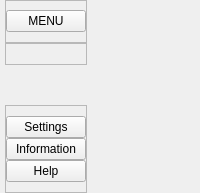
     <widget class="QWidget" name="leftMenuContainer" native="true">
      <layout class="QVBoxLayout" name="verticalLayout">
       <property name="spacing">
        <number>0</number>
       </property>
       <property name="leftMargin">
        <number>0</number>
       </property>
       <property name="topMargin">
        <number>0</number>
       </property>
       <property name="rightMargin">
        <number>0</number>
       </property>
       <property name="bottomMargin">
        <number>0</number>
       </property>
       <item alignment="Qt::AlignLeft">
        <widget class="QWidget" name="leftMenuSubContainer" native="true">
         <layout class="QVBoxLayout" name="verticalLayout_2">
          <property name="spacing">
           <number>0</number>
          </property>
          <property name="leftMargin">
           <number>5</number>
          </property>
          <property name="topMargin">
           <number>0</number>
          </property>
          <property name="rightMargin">
           <number>0</number>
          </property>
          <property name="bottomMargin">
           <number>0</number>
          </property>
          <item alignment="Qt::AlignTop">
           <widget class="QFrame" name="frame">
            <property name="frameShape">
             <enum>QFrame::StyledPanel</enum>
            </property>
            <property name="frameShadow">
             <enum>QFrame::Raised</enum>
            </property>
            <layout class="QHBoxLayout" name="horizontalLayout_2">
             <property name="spacing">
              <number>0</number>
             </property>
             <property name="leftMargin">
              <number>0</number>
             </property>
             <property name="topMargin">
              <number>9</number>
             </property>
             <property name="rightMargin">
              <number>0</number>
             </property>
             <property name="bottomMargin">
              <number>10</number>
             </property>
             <item>
              <widget class="QPushButton" name="leftMenuBtn_UiBtnType">
               <property name="toolTip">
                <string>Menu</string>
               </property>
               <property name="text">
                <string>MENU</string>
               </property>
               <property name="icon">
                <iconset resource="../Modern_UI_Start/resources.qrc">
                 <normaloff>:/whiteicons/icons/light/align-justify.svg</normaloff>:/whiteicons/icons/light/align-justify.svg</iconset>
               </property>
               <property name="iconSize">
                <size>
                 <width>24</width>
                 <height>24</height>
                </size>
               </property>
               <property name="checkable">
                <bool>false</bool>
               </property>
              </widget>
             </item>
            </layout>
           </widget>
          </item>
          <item alignment="Qt::AlignTop">
           <widget class="QFrame" name="frame_2">
            <property name="sizePolicy">
             <sizepolicy hsizetype="Preferred" vsizetype="Preferred">
              <horstretch>0</horstretch>
              <verstretch>0</verstretch>
             </sizepolicy>
            </property>
            <property name="frameShape">
             <enum>QFrame::StyledPanel</enum>
            </property>
            <property name="frameShadow">
             <enum>QFrame::Raised</enum>
            </property>
            <layout class="QVBoxLayout" name="verticalLayout_3">
             <property name="spacing">
              <number>0</number>
             </property>
             <property name="leftMargin">
              <number>0</number>
             </property>
             <property name="topMargin">
              <number>10</number>
             </property>
             <property name="rightMargin">
              <number>0</number>
             </property>
             <property name="bottomMargin">
              <number>10</number>
             </property>
            </layout>
           </widget>
          </item>
          <item>
           <spacer name="verticalSpacer">
            <property name="orientation">
             <enum>Qt::Vertical</enum>
            </property>
            <property name="sizeHint" stdset="0">
             <size>
              <width>20</width>
              <height>40</height>
             </size>
            </property>
           </spacer>
          </item>
          <item alignment="Qt::AlignBottom">
           <widget class="QFrame" name="frame_3">
            <property name="frameShape">
             <enum>QFrame::StyledPanel</enum>
            </property>
            <property name="frameShadow">
             <enum>QFrame::Raised</enum>
            </property>
            <layout class="QVBoxLayout" name="verticalLayout_4">
             <property name="spacing">
              <number>0</number>
             </property>
             <property name="leftMargin">
              <number>0</number>
             </property>
             <property name="topMargin">
              <number>10</number>
             </property>
             <property name="rightMargin">
              <number>0</number>
             </property>
             <property name="bottomMargin">
              <number>10</number>
             </property>
             <item>
              <widget class="QPushButton" name="settingsBtn_UiBtnType">
               <property name="toolTip">
                <string>Go to UI Settings</string>
               </property>
               <property name="text">
                <string>Settings</string>
               </property>
               <property name="icon">
                <iconset resource="../Modern_UI_Start/resources.qrc">
                 <normaloff>:/whiteicons/icons/light/settings.svg</normaloff>:/whiteicons/icons/light/settings.svg</iconset>
               </property>
               <property name="iconSize">
                <size>
                 <width>24</width>
                 <height>24</height>
                </size>
               </property>
               <property name="checkable">
                <bool>false</bool>
               </property>
              </widget>
             </item>
             <item>
              <widget class="QPushButton" name="infoBtn_UiBtnType">
               <property name="toolTip">
                <string>Information about the app</string>
               </property>
               <property name="text">
                <string>Information</string>
               </property>
               <property name="icon">
                <iconset resource="../Modern_UI_Start/resources.qrc">
                 <normaloff>:/whiteicons/icons/light/info.svg</normaloff>:/whiteicons/icons/light/info.svg</iconset>
               </property>
               <property name="iconSize">
                <size>
                 <width>24</width>
                 <height>24</height>
                </size>
               </property>
               <property name="checkable">
                <bool>false</bool>
               </property>
              </widget>
             </item>
             <item>
              <widget class="QPushButton" name="helpBtn_UiBtnType">
               <property name="toolTip">
                <string>Get more help</string>
               </property>
               <property name="text">
                <string>Help</string>
               </property>
               <property name="icon">
                <iconset resource="../Modern_UI_Start/resources.qrc">
                 <normaloff>:/whiteicons/icons/light/help-circle.svg</normaloff>:/whiteicons/icons/light/help-circle.svg</iconset>
               </property>
               <property name="iconSize">
                <size>
                 <width>24</width>
                 <height>24</height>
                </size>
               </property>
               <property name="checkable">
                <bool>false</bool>
               </property>
              </widget>
             </item>
            </layout>
           </widget>
          </item>
         </layout>
        </widget>
       </item>
      </layout>
     </widget>
